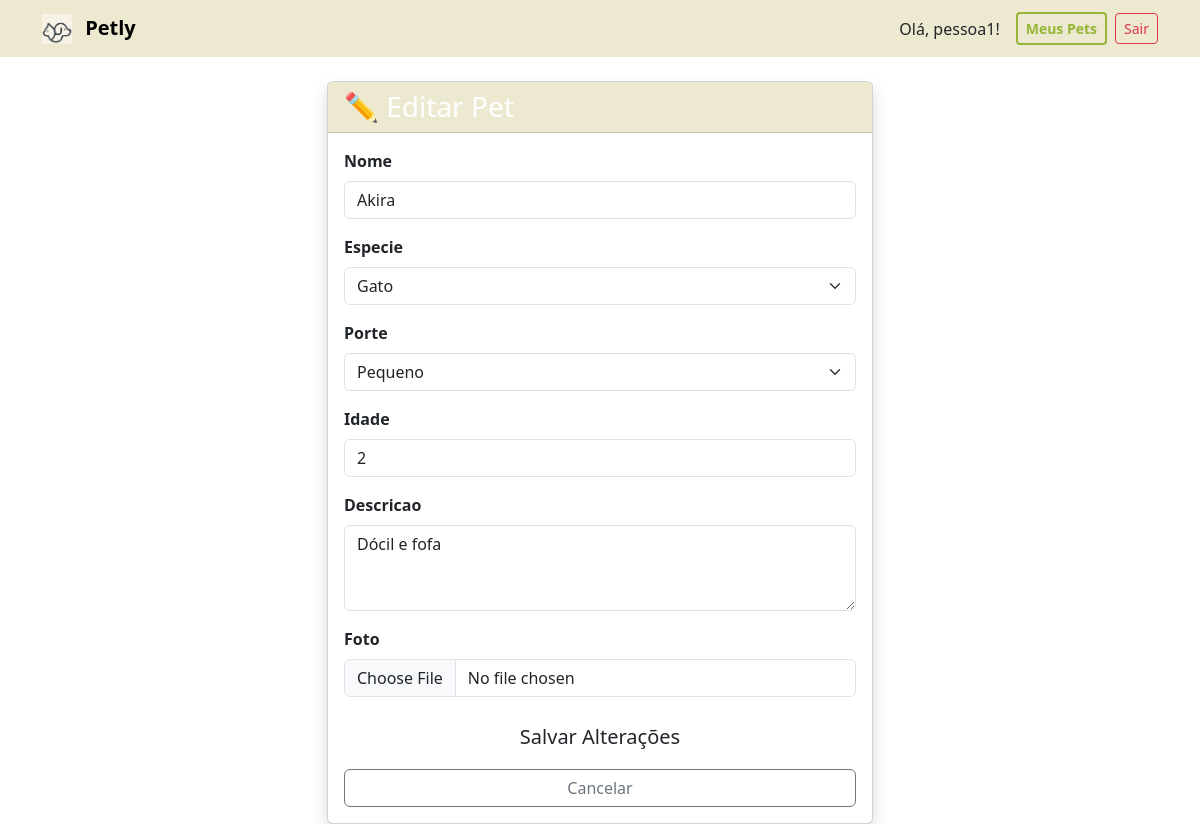
Screenshot of /pets/editar/1/ (signed in) with the database file from the repository.
### pets/models.py (models this page shows, shortened)
class Pet(models.Model):
    ESPECIE_CHOICES = [
        ('cachorro', 'Cachorro'),
        ('gato', 'Gato'),
        ('outro', 'Outro'),
    ]
    PORTE_CHOICES = [
        ('pequeno', 'Pequeno'),
        ('medio', 'Médio'),
        ('grande', 'Grande'),
    ]
    usuario = models.ForeignKey(User, on_delete=models.CASCADE)
    nome = models.CharField(max_length=100)
    especie = models.CharField(max_length=20, choices=ESPECIE_CHOICES)
    porte = models.CharField(max_length=20, choices=PORTE_CHOICES)
    idade = models.IntegerField()
    descricao = models.TextField(blank=True, null=True) # blank=True permite o campo ficar vazio no formulário
    foto = models.ImageField(upload_to='pets_fotos/', blank=True, null=True)
    adotado = models.BooleanField(default=False)

### pets/views.py (the view)
# urls.py: path('editar/<int:pk>/', EditarPet.as_view(), name='editar_pet'),
class EditarPet(LoginRequiredMixin, UpdateView):
    model = Pet
    form_class = PetForm
    template_name = 'form_pet.html'
    success_url = reverse_lazy('meus_pets')
    def get_queryset(self):
        return Pet.objects.filter(usuario=self.request.user)

### pets/forms.py
class PetForm(forms.ModelForm):
    class Meta:
        model = Pet
        fields = ['nome', 'especie', 'porte', 'idade', 'descricao', 'foto']
        widgets = {
            'nome': forms.TextInput(attrs={'class': 'form-control'}),
            'especie': forms.Select(attrs={'class': 'form-select'}),
            'porte': forms.Select(attrs={'class': 'form-select'}),
            'idade': forms.NumberInput(attrs={'class': 'form-control'}),
            'descricao': forms.Textarea(attrs={'class': 'form-control', 'rows': 3}),
            'foto': forms.FileInput(attrs={'class': 'form-control'}),
        }

### templates/form_pet.html (shortened to what this page needs)
{% extends 'base.html' %}
{% block content %}
<div class="row justify-content-center">
    <div class="col-md-6">
        <div class="card shadow">
            <div class="card-header text-white" style="background-color: #ede8d0;">
            <h3 class="mb-0">
                {% if form.instance.pk %}
                    ✏️ Editar Pet
                {% else %}
                    🐾 Cadastrar Novo Pet
                {% endif %}
            </h3>
            </div>
            <div class="card-body">
                <form method="POST" enctype="multipart/form-data">
                    {% for field in form %}
                        <div class="mb-3">
                            <label class="form-label fw-bold">{{ field.label }}</label>
                            {{ field }}
                        </div>
                    {% endfor %}
                    <div class="d-grid gap-2">
                        <button type="submit" class="btn btn-lg btn-outline-custom w-100">
                            {% if form.instance.pk %}
                                Salvar Alterações
                            {% else %}
                                Cadastrar Pet
                            {% endif %}
                        </button>
                        <a href="{% url 'meus_pets' %}" class="btn btn-outline-secondary">Cancelar</a>
                    </div>
                </form>
            </div>
        </div>
    </div>
</div>
{% endblock %}

### templates/base.html (shortened to what this page needs)
{% load static %}
<!DOCTYPE html>
<html lang="pt-br">
<head>
    <link href="{% static 'css/bootstrap.min.css' %}" rel="stylesheet">
</head>
<body>
    <nav class="navbar navbar-expand-lg navbar-light navbar-custom mb-4">
        <div class="container">
            <a class="navbar-brand fw-bold" href="{% url 'listar_pets' %}">
                <img src="{% static 'img/logo.png' %}" alt="Logo" width="30" height="30" class="d-inline-block align-text-top me-2">
                Petly
            </a>
            <div class="d-flex align-items-center">
                {% if user.is_authenticated %}
                    <span class="navbar-text text-dark me-3">Olá, {{ user.username }}!</span>
                    <a href="{% url 'meus_pets' %}" class="btn btn-nav-custom btn-sm me-2 {% if request.resolver_match.url_name == 'meus_pets' %}active{% endif %}">
                        Meus Pets
                    </a>
                    <a href="{% url 'logout' %}" class="btn btn-outline-danger btn-sm">Sair</a>
                {% else %}
                    <a href="{% url 'login' %}" class="btn btn-primary btn-sm">Entrar</a>
                {% endif %}
            </div>
        </div>
    </nav>
    <div class="container">
        {% block content %}
        {% endblock %}
    </div>
</body>
</html>

### templates/base.html (style rules this page uses)
.navbar-custom { background-color: #ede8d0; }
.btn-nav-custom { color: #95b634; border: 2px solid #95b634; background-color: transparent; font-weight: bold; transition: all 0.3s ease; }

### rows the page displays
Pet: form "Akira" "Gato" "Pequeno" "2" "Dócil e fofa"

### other values shown
{{ user.username }} "pessoa1"
{{ field.label }} "Nome" "Especie" "Porte" "Idade" "Descricao" "Foto"
